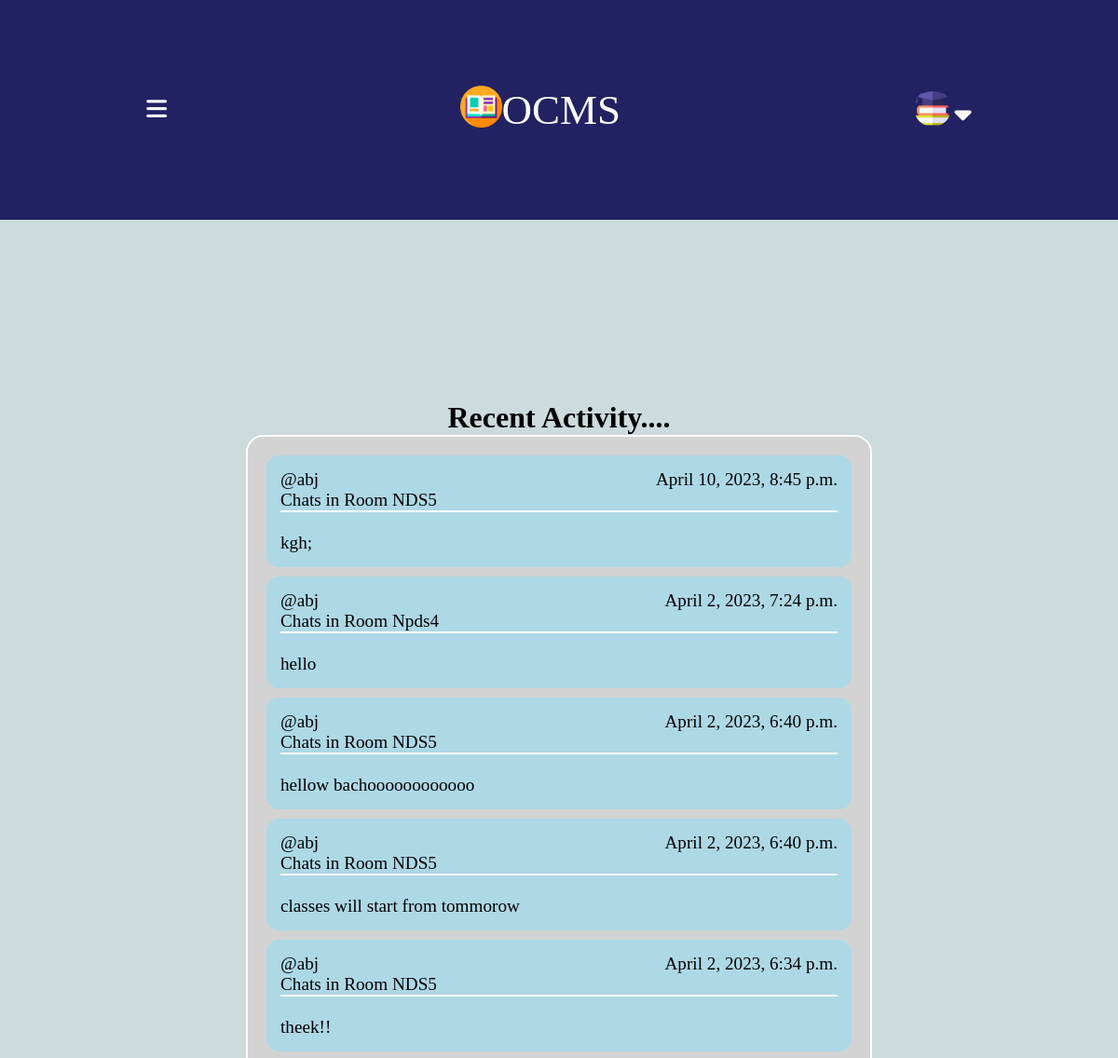
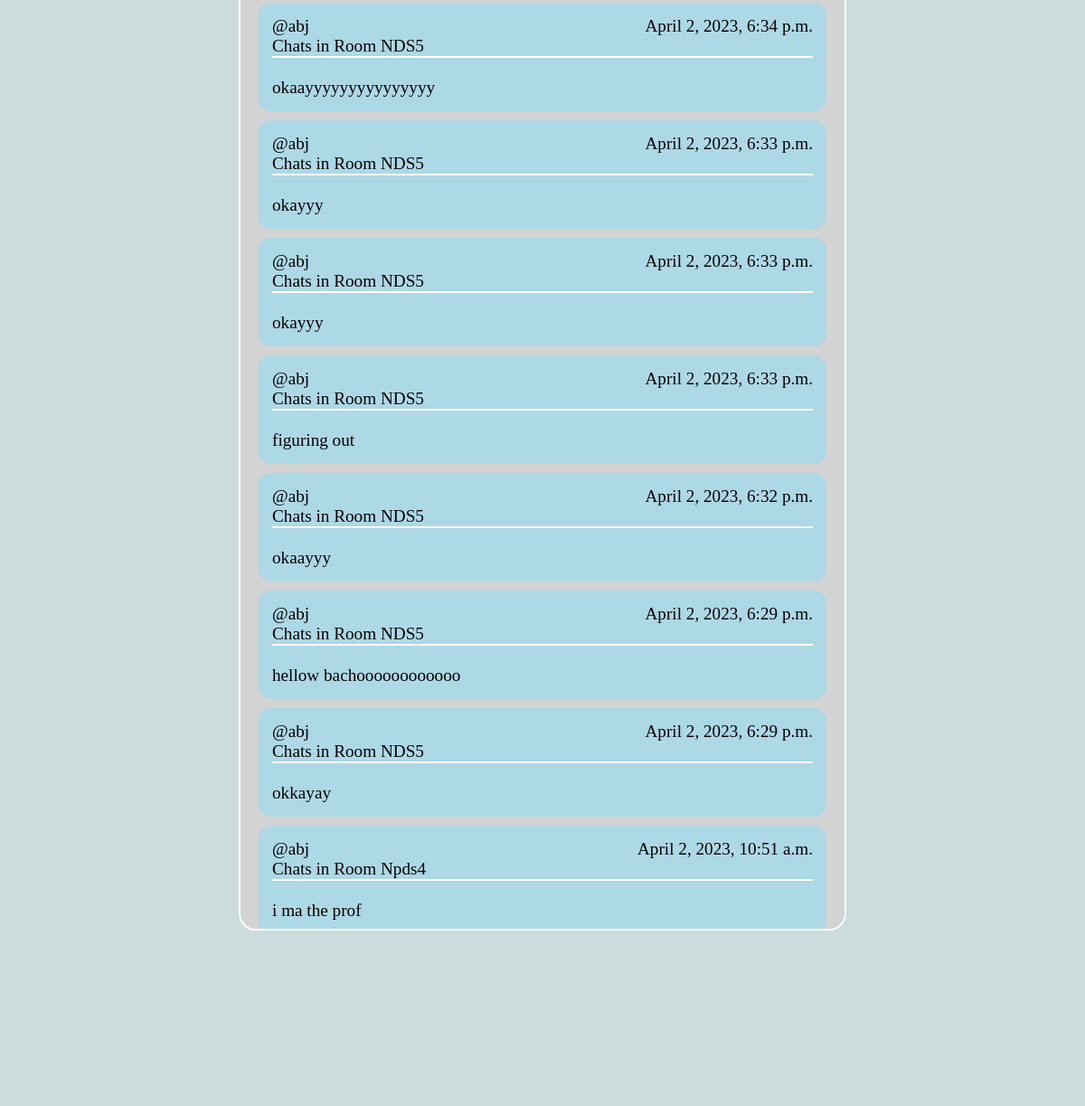
Screenshot of /sactivity/ (signed in) with the database file from the repository (2 pictures, top to bottom).
### base/models.py (models this page shows, shortened)
class Message(models.Model):
    user = models.ForeignKey(User, on_delete=models.CASCADE)
    room = models.ForeignKey(Room, on_delete=models.CASCADE)
    body = models.TextField(max_length=1000)
    updated = models.DateTimeField(auto_now=True)
    created = models.DateTimeField(auto_now_add=True)
    class Meta:
        ordering = ['-updated', 'created']

class User(AbstractUser):
    is_student = models.BooleanField(default=False)
    is_teacher = models.BooleanField(default=False)

class Room(models.Model):
    course_id=models.CharField(max_length=100)
    teacher=models.CharField(max_length=100)
    name = models.CharField(max_length=200) #set it to host.subject_name during declaration by default
    description = models.TextField(null=True, blank=True)
    avatar = models.ImageField(null=True, default="avatar.svg")
    room_code=models.CharField(max_length=100)
    updated = models.DateTimeField(auto_now=True)
    created = models.DateTimeField(auto_now_add=True)
    class Meta:
        ordering = ['-updated', '-created']

### base/views.py (the view)
# urls.py: path("sactivity/",views.sactivity,name="sactivity"),
@login_required(login_url='check')
def sactivity(request):
    messages=Message.objects.filter(user=request.user)
    context={'messages':messages}
    return render(request,'base/sactivity.html',context)

### base/templates/base/sactivity.html (shortened to what this page needs)
{% include 'student_main.html' %}
{% block content %}
    <div class="activitycontainer">
        <h1>Recent Activity....</h1>
        <div class="activitybox">
            {% for message in messages %}
               <div class="activitycontent">
                <div class="activityl1">
                <p>@{{message.user}}</p>
                <p>{{message.created}}</p>
                </div>
                <p class="chatroom">Chats in Room {{message.room.name}}</p>
                <br>
                <p>{{message.body}}</p>
            </div>
            {% endfor %}
        </div>
    </div>
    {% endblock content %}
</body>
</html>

### static/styles/portal.css (style rules this page uses)
* { margin: 0; border: 0; box-sizing: border-box; }
body { height: 100vh; width: 100vw; display: flex; flex-direction: column; }
.activitycontainer { width: 100vw; height: 90vh; background-color:#ccdbdb; position: absolute; top: 10vh; display: flex; flex-direction: column; justify-content: center; align-items: center; }
.activitybox { width: 56%; height: 80%; background-color: lightgray; padding: 20px; border-radius: 19px; border: 2px solid white; color: black; font-size: larger; overflow-y: scroll; display: flex; flex-direction: column; gap: 10px; }
.activitycontent { background-color:lightblue; border-radius: 14px; padding: 15px; }
.chatroom { border-bottom: 2px solid white; }
.activityl1 { width: 100%; display: flex; justify-content: space-between; }

### rows the page displays
Message: user "abj", created "April 10, 2023, 8:45 p.m.", room.name "NDS5", body "kgh;"
Message: user "abj", created "April 2, 2023, 7:24 p.m.", room.name "Npds4", body "hello"
Message: user "abj", created "April 2, 2023, 6:40 p.m.", room.name "NDS5", body "hellow bachoooooooooooo"
Message: user "abj", created "April 2, 2023, 6:40 p.m.", room.name "NDS5", body "classes will start from tommorow"
Message: user "abj", created "April 2, 2023, 6:34 p.m.", room.name "NDS5", body "theek!!"
Message: user "abj", created "April 2, 2023, 6:34 p.m.", room.name "NDS5", body "okaayyyyyyyyyyyyyyy"
Message: user "abj", created "April 2, 2023, 6:33 p.m.", room.name "NDS5", body "okayyy"
Message: user "abj", created "April 2, 2023, 6:33 p.m.", room.name "NDS5", body "okayyy"
Message: user "abj", created "April 2, 2023, 6:33 p.m.", room.name "NDS5", body "figuring out"
Message: user "abj", created "April 2, 2023, 6:32 p.m.", room.name "NDS5", body "okaayyy"
Message: user "abj", created "April 2, 2023, 6:29 p.m.", room.name "NDS5", body "hellow bachoooooooooooo"
Message: user "abj", created "April 2, 2023, 6:29 p.m.", room.name "NDS5", body "okkayay"
Message: user "abj", created "April 2, 2023, 10:51 a.m.", room.name "Npds4", body "i ma the prof"
